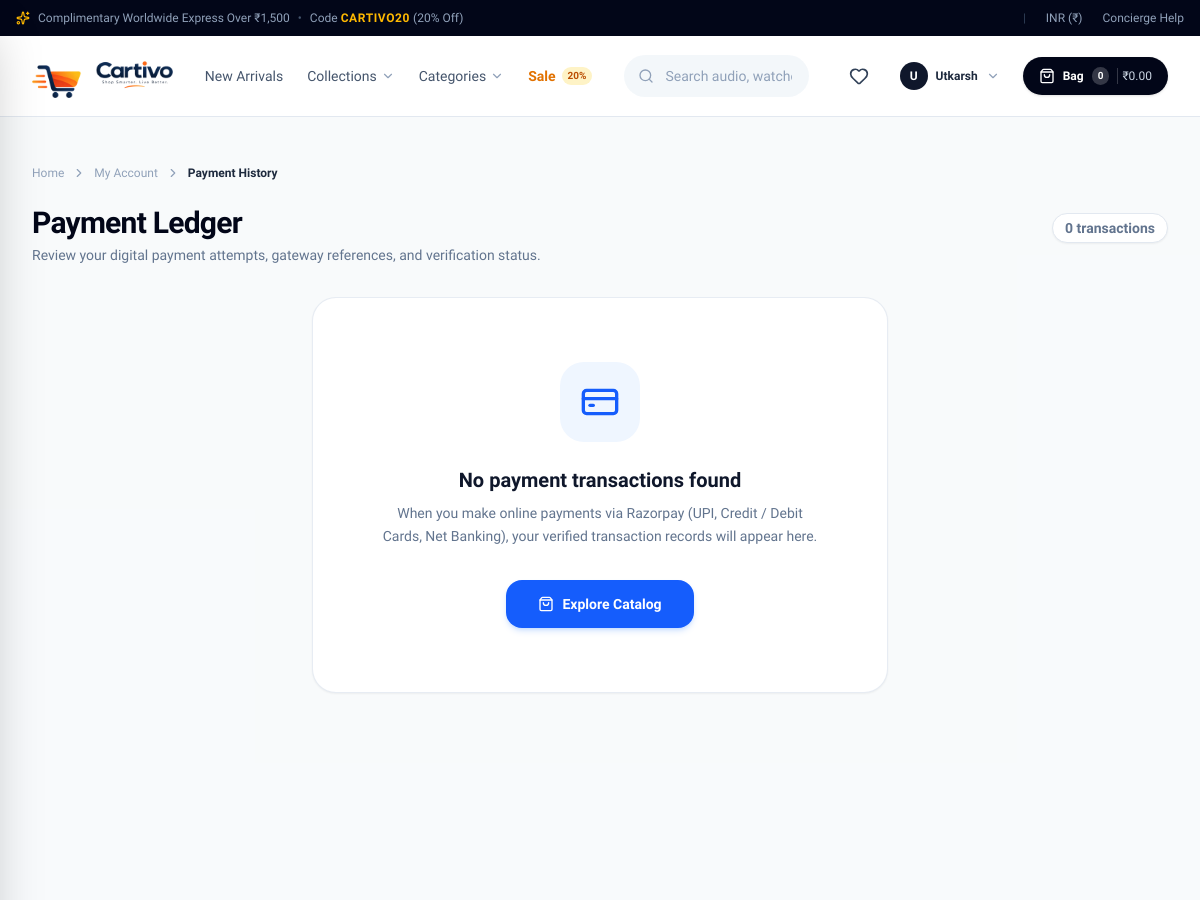
The page /payments/transactions/ (signed in, upper part) on the database as committed earlier.
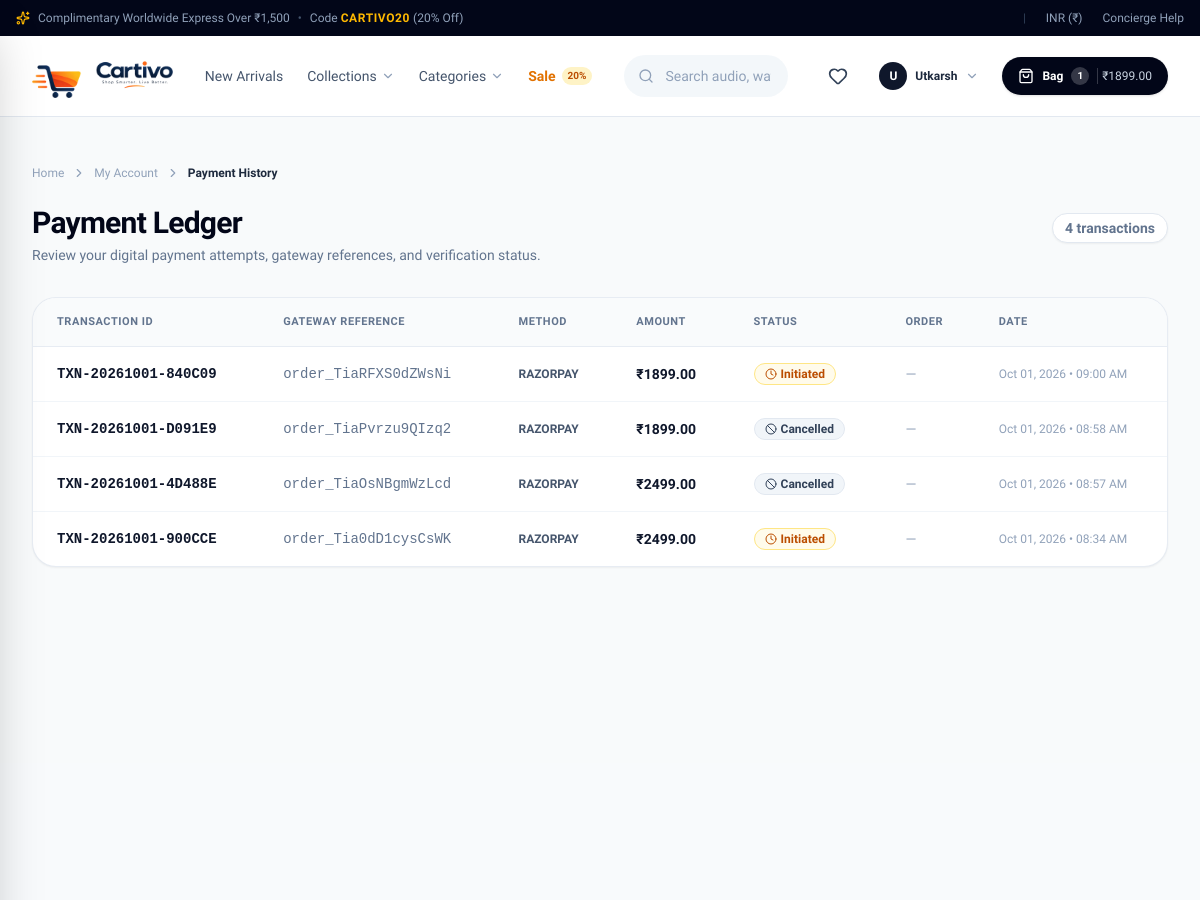
The same page on the database as committed later.
### apps/cms/models.py (models this page shows, shortened)
class NavbarItem(models.Model):
    title = models.CharField(max_length=100)
    url = models.CharField(
        max_length=255,
        default="#",
        help_text="Relative URL (e.g., '/products/') or absolute URL (e.g., 'https://...')"
    )
    parent = models.ForeignKey(
        'self',
        on_delete=models.CASCADE,
        null=True,
        blank=True,
        related_name='children',
        help_text="Leave blank for top-level navbar items. Select a parent to create a dropdown child item."
    )
    badge_text = models.CharField(
        max_length=30,
        blank=True,
        help_text="Optional highlight badge text, e.g. '20%', 'Hot', 'New'"
    )
    badge_color = models.CharField(
        max_length=30,
        blank=True,
        default="amber",
        help_text="Color identifier, e.g. 'amber', 'blue', 'rose', 'emerald'"
    )
    open_in_new_tab = models.BooleanField(default=False)
    is_active = models.BooleanField(default=True, db_index=True)
    display_order = models.PositiveIntegerField(default=0)
    created_at = models.DateTimeField(auto_now_add=True)
    updated_at = models.DateTimeField(auto_now=True)
    class Meta:
        verbose_name = 'Navbar Item'
        verbose_name_plural = 'Navbar Items'
        ordering = ['display_order', 'id']

### apps/payments/models.py (models this page shows, shortened)
class PaymentTransaction(models.Model):
    STATUS_CHOICES = [
        ('INITIATED', 'Initiated'),
        ('PENDING', 'Pending Verification'),
        ('SUCCESS', 'Payment Successful'),
        ('FAILED', 'Payment Failed'),
        ('CANCELLED', 'Payment Cancelled'),
        ('REFUNDED', 'Refunded'),
    ]
    GATEWAY_CHOICES = [
        ('RAZORPAY', 'Razorpay'),
        ('COD', 'Cash on Delivery'),
    ]
    transaction_id = models.CharField(
        max_length=100,
        unique=True,
        db_index=True,
        help_text="Unique internal payment tracking identifier (e.g. TXN-YYYYMMDD-XXXXX)"
    )
    user = models.ForeignKey(
        settings.AUTH_USER_MODEL,
        on_delete=models.CASCADE,
        related_name='payment_transactions'
    )
    order = models.ForeignKey(
        'orders.Order',
        null=True,
        blank=True,
        on_delete=models.SET_NULL,
        related_name='payment_transactions',
        help_text="Associated order once confirmed"
    )
    cart = models.ForeignKey(
        'cart.Cart',
        null=True,
        blank=True,
        on_delete=models.SET_NULL,
        related_name='payment_transactions',
        help_text="Cart snapshot at initiation"
    )
    shipping_address = models.ForeignKey(
        'accounts.Address',
        null=True,
        blank=True,
        on_delete=models.SET_NULL,
        related_name='payment_transactions',
        help_text="Designated shipping address for order creation"
    )
    customer_notes = models.TextField(
        blank=True,
        default='',
        help_text="Customer delivery instructions"
    )
    gateway = models.CharField(
        max_length=30,
        choices=GATEWAY_CHOICES,
        default='RAZORPAY',
        db_index=True
    )
    amount = models.DecimalField(
        max_digits=12,
        decimal_places=2,
        help_text="Total transaction amount in currency unit (e.g. INR)"
    )
    currency = models.CharField(
        max_length=10,
        default='INR'
    )
    status = models.CharField(
        max_length=30,
        choices=STATUS_CHOICES,
        default='INITIATED',
        db_index=True
    )
    razorpay_order_id = models.CharField(
        max_length=100,
        db_index=True,
        blank=True,
        default='',
        help_text="Razorpay Order ID (order_...)"
    )
    razorpay_payment_id = models.CharField(
        max_length=100,
        db_index=True,
        blank=True,
        default='',
        help_text="Razorpay Payment ID (pay_...)"
    )
    razorpay_signature = models.CharField(
        max_length=255,
        blank=True,
        default='',
        help_text="HMAC SHA256 Signature verified from Razorpay Checkout"
    )
    method = models.CharField(
        max_length=50,
        blank=True,
        default='',
        help_text="Payment instrument (upi, card, netbanking, wallet)"
    )
    bank = models.CharField(max_length=100, blank=True, default='')
    wallet = models.CharField(max_length=100, blank=True, default='')
    vpa = models.CharField(
        max_length=100,
        blank=True,
        default='',
        help_text="UPI Virtual Payment Address if method is UPI"
    )
    error_code = models.CharField(max_length=100, blank=True, default='')
    error_description = models.TextField(blank=True, default='')
    error_source = models.CharField(max_length=100, blank=True, default='')
    error_step = models.CharField(max_length=100, blank=True, default='')
    error_reason = models.CharField(max_length=100, blank=True, default='')
    raw_response = models.JSONField(
        default=dict,
        blank=True,
        help_text="Complete JSON response payload from Razorpay"
    )
    created_at = models.DateTimeField(auto_now_add=True, db_index=True)
    updated_at = models.DateTimeField(auto_now=True)
    class Meta:
        verbose_name = 'Payment Transaction'
        verbose_name_plural = 'Payment Transactions'
        ordering = ['-created_at']

### apps/payments/views.py (the view)
# urls.py: path('transactions/', views.payment_transactions_view, name='transactions'),
@login_required(login_url='accounts:login')
@require_GET
def payment_transactions_view(request):
    transactions_list = PaymentTransaction.objects.filter(user=request.user).select_related('order').order_by('-created_at')
    return render(request, 'payments/transactions.html', {'transactions': transactions_list})

### apps/cart/context_processors.py (called while the page is built)
def cart_context(request):
    try:
        summary = CartService.get_cart_summary(request)
        return {
            'cart_item_count': summary['total_items'],
            'cart_total_price': f"{summary['total']:.2f}",
        }
    except Exception:
        return {
            'cart_item_count': 0,
            'cart_total_price': "0.00",
        }

### apps/cart/services.py (called while the page is built)
    @property
    def unit_price(self) -> Decimal:
        if self.variant:
            return self.variant.effective_price
        return self.product.effective_price

    @property
    def subtotal(self) -> Decimal:
        return self.unit_price * self.quantity

    @classmethod
    def get_or_create_user_cart(cls, user) -> Cart:
        cart, _ = Cart.objects.get_or_create(user=user, status='ACTIVE')
        return cart

### apps/catalog/models.py (called while the page is built)
    @property
    def effective_price(self):
        return self.price if self.price is not None else self.product.base_price

### apps/cms/models.py (called while the page is built)
    @property
    def effective_url(self):
        if self.custom_url:
            return self.custom_url
        if self.category:
            return self.category.get_absolute_url()
        return "/"

### templates/payments/transactions.html (shortened to what the changed rows need)
{% extends 'base.html' %}
{% load static %}
{% block content %}
<div class="bg-slate-50/60 min-h-screen py-8 sm:py-12">
    <div class="max-w-7xl mx-auto px-4 sm:px-6 lg:px-8">
        <div class="flex items-baseline justify-between mb-8">
            <div>
                <h1 class="text-2xl sm:text-3xl font-extrabold text-slate-950 tracking-tight">Payment Ledger</h1>
                <p class="text-xs sm:text-sm text-slate-500 mt-1">Review your digital payment attempts, gateway references, and verification status.</p>
            </div>
            <span class="text-xs sm:text-sm font-semibold text-slate-500 bg-white px-3 py-1 rounded-full border border-slate-200 shadow-xs">
                {{ transactions.count }} transaction{{ transactions.count|pluralize }}
            </span>
        </div>
        {% if not transactions %}
        <div class="bg-white rounded-3xl border border-slate-200/80 p-12 sm:p-16 text-center max-w-xl mx-auto shadow-xs">
            <div class="w-20 h-20 bg-blue-50 text-blue-600 rounded-3xl flex items-center justify-center mx-auto mb-6">
                <i data-lucide="credit-card" class="w-10 h-10"></i>
            </div>
            <h2 class="text-xl font-bold text-slate-900 mb-2">No payment transactions found</h2>
            <p class="text-sm text-slate-500 mb-8 leading-relaxed">
                When you make online payments via Razorpay (UPI, Credit / Debit Cards, Net Banking), your verified transaction records will appear here.
            </p>
            <a href="{% url 'catalog:product_list' %}" class="inline-flex items-center gap-2 px-8 py-3.5 rounded-2xl bg-blue-600 hover:bg-blue-700 text-white font-bold text-sm shadow-md shadow-blue-500/20 transition-all hover:scale-[1.01] active:scale-[0.99]">
                <i data-lucide="shopping-bag" class="w-4 h-4"></i>
                <span>Explore Catalog</span>
            </a>
        </div>
        {% else %}
        <div class="bg-white rounded-2xl sm:rounded-3xl border border-slate-200/80 overflow-hidden shadow-xs">
            <div class="overflow-x-auto">
                <table class="w-full text-left text-xs sm:text-sm">
                    <thead class="bg-slate-50/80 border-b border-slate-200/80 text-slate-500 font-bold uppercase text-[11px] tracking-wider">
                        <tr>
                            <th class="py-4 px-6">Transaction ID</th>
                            <th class="py-4 px-6">Gateway Reference</th>
                            <th class="py-4 px-6">Method</th>
                            <th class="py-4 px-6">Amount</th>
                            <th class="py-4 px-6">Status</th>
                            <th class="py-4 px-6">Order</th>
                            <th class="py-4 px-6">Date</th>
                        </tr>
                    </thead>
                    <tbody class="divide-y divide-slate-100 font-medium text-slate-700">
                        {% for txn in transactions %}
                        <tr class="hover:bg-slate-50/60 transition-colors">
                            <td class="py-4 px-6 font-mono font-bold text-slate-900">
                                {{ txn.transaction_id }}
                            </td>
                            <td class="py-4 px-6 font-mono text-slate-500">
                                {% if txn.razorpay_payment_id %}
                                    <span class="text-blue-600">{{ txn.razorpay_payment_id }}</span>
                                {% elif txn.razorpay_order_id %}
                                    <span>{{ txn.razorpay_order_id }}</span>
                                {% else %}
                                    <span class="text-slate-400">—</span>
                                {% endif %}
                            </td>
                            <td class="py-4 px-6 uppercase text-slate-600 font-semibold text-xs">
                                {{ txn.method|default:txn.gateway }}
                            </td>
                            <td class="py-4 px-6 font-bold text-slate-900">
                                ₹{{ txn.amount }}
                            </td>
                            <td class="py-4 px-6">
                                {% if txn.status == 'SUCCESS' %}
                                <span class="inline-flex items-center gap-1 px-2.5 py-0.5 rounded-full text-xs font-bold bg-emerald-50 text-emerald-700 border border-emerald-200">
                                    <i data-lucide="check" class="w-3 h-3"></i>
                                    Success
                                </span>
                                {% elif txn.status == 'FAILED' %}
                                <span class="inline-flex items-center gap-1 px-2.5 py-0.5 rounded-full text-xs font-bold bg-rose-50 text-rose-700 border border-rose-200">
                                    <i data-lucide="x" class="w-3 h-3"></i>
                                    Failed
                                </span>
                                {% elif txn.status == 'CANCELLED' %}
                                <span class="inline-flex items-center gap-1 px-2.5 py-0.5 rounded-full text-xs font-bold bg-slate-100 text-slate-700 border border-slate-200">
                                    <i data-lucide="ban" class="w-3 h-3"></i>
                                    Cancelled
                                </span>
                                {% else %}
                                <span class="inline-flex items-center gap-1 px-2.5 py-0.5 rounded-full text-xs font-bold bg-amber-50 text-amber-700 border border-amber-200">
                                    <i data-lucide="clock" class="w-3 h-3"></i>
                                    {{ txn.status|title }}
                                </span>
                                {% endif %}
                            </td>
                            <td class="py-4 px-6">
                                {% if txn.order %}
                                <a href="{% url 'orders:order_detail' txn.order.order_number %}" class="inline-flex items-center gap-1 text-blue-600 font-bold hover:underline font-mono">
                                    <span>#{{ txn.order.order_number }}</span>
                                    <i data-lucide="external-link" class="w-3 h-3"></i>
                                </a>
                                {% else %}
                                <span class="text-slate-400">—</span>
                                {% endif %}
                            </td>
                            <td class="py-4 px-6 text-slate-400 text-xs">
                                {{ txn.created_at|date:"M d, Y • h:i A" }}
                            </td>
                        </tr>
                        {% endfor %}
                    </tbody>
                </table>
            </div>
        </div>
        {% endif %}
    </div>
</div>
{% endblock %}

### templates/components/header.html (shortened to what the changed rows need)
{% load static %}
<header class="sticky top-0 z-40 bg-white/95 backdrop-blur-md border-b border-slate-200 transition-all">
    <div class="max-w-7xl mx-auto px-4 sm:px-6 lg:px-8 h-16 sm:h-20 flex items-center justify-between gap-3 sm:gap-4">
        <div class="flex items-center gap-3 sm:gap-6 lg:gap-8">
            <nav class="hidden lg:flex items-center gap-6 text-sm font-medium text-slate-600">
                {% for item in cms_navbar_items %}
                    {% if item.prefetched_active_children %}
                        <div class="relative group">
                            <a
                                href="{{ item.url }}"
                                class="hover:text-blue-600 transition-colors flex items-center gap-1 cursor-pointer py-2"
                            >
                                <span>{{ item.title }}</span>
                                <i data-lucide="chevron-down" class="w-3.5 h-3.5 text-slate-400 group-hover:text-blue-600 transition-transform duration-200 group-hover:rotate-180"></i>
                            </a>
                        </div>
                    {% else %}
                        <a
                            href="{{ item.url }}"
                            class="hover:text-blue-600 transition-colors flex items-center gap-1.5 {% if item.badge_text %}text-amber-600 font-semibold hover:text-amber-700{% endif %}"
                        >
                            <span>{{ item.title }}</span>
                            {% if item.badge_text %}
                            <span class="bg-amber-100 text-amber-700 text-[10px] font-bold px-1.5 py-0.5 rounded-full">{{ item.badge_text }}</span>
                            {% endif %}
                        </a>
                    {% endif %}
                {% endfor %}
            </nav>
        </div>
        <div class="flex items-center gap-1 sm:gap-3">
            <a href="/cart/" class="flex items-center gap-1.5 sm:gap-2 bg-slate-950 hover:bg-blue-600 text-white px-3 sm:px-4 py-2 sm:py-2.5 rounded-full text-xs font-semibold shadow-sm hover:shadow-md transition-all">
                <i data-lucide="shopping-bag" class="w-4 h-4"></i>
                <span class="hidden sm:inline">Bag</span>
                <span id="cart-badge" class="cart-badge-count bg-white/20 px-1.5 py-0.5 rounded-full text-[10px] font-bold">{{ cart_item_count|default:0 }}</span>
                <span id="cart-header-price" class="hidden lg:inline text-slate-300 font-medium pl-1 border-l border-white/20">₹{{ cart_total_price|default:"0.00" }}</span>
            </a>
        </div>
    </div>
</header>

Rows that differ between the two databases and show on the page:
added PaymentTransaction: transaction_id "TXN-20261001-840C09", razorpay_order_id "order_TiaRFXS0dZWsNi", method "RAZORPAY", amount "1899.00", status "Initiated", created_at "Oct 01, 2026 • 09:00 AM"
added PaymentTransaction: transaction_id "TXN-20261001-D091E9", razorpay_order_id "order_TiaPvrzu9QIzq2", method "RAZORPAY", amount "1899.00", status "CANCELLED" (drawn), created_at "Oct 01, 2026 • 08:58 AM"
added PaymentTransaction: transaction_id "TXN-20261001-4D488E", razorpay_order_id "order_TiaOsNBgmWzLcd", method "RAZORPAY", amount "2499.00", status "CANCELLED" (drawn), created_at "Oct 01, 2026 • 08:57 AM"
added PaymentTransaction: transaction_id "TXN-20261001-900CCE", razorpay_order_id "order_Tia0dD1cysCsWK", method "RAZORPAY", amount "2499.00", status "Initiated", created_at "Oct 01, 2026 • 08:34 AM"
Other text that changed with them:
{{ cart_item_count|default:0 }}: "0" → "1"
{{ cart_total_price|default:"0.00" }}: "0.00" → "1899.00"
{{ transactions.count }}: "0" → "4"
text no longer shown: "No payment transactions found When you make online payments via Razorpay (UPI, Credit / Debit Cards, Net Banking), your verified transaction records will appear here. Explore Catalog"
text now shown: "TRANSACTION ID GATEWAY REFERENCE METHOD AMOUNT STATUS ORDER DATE"
